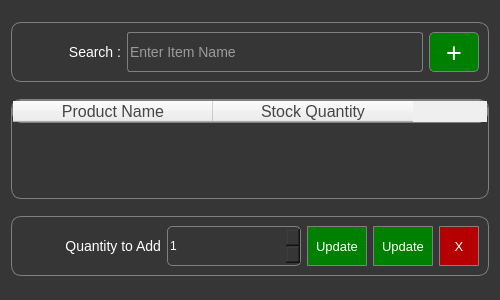
<?xml version="1.0" encoding="UTF-8"?>
<ui version="4.0">
 <class>UpdateDialog</class>
 <widget class="QDialog" name="UpdateDialog">
  <property name="geometry">
   <rect>
    <x>0</x>
    <y>0</y>
    <width>500</width>
    <height>300</height>
   </rect>
  </property>
  <property name="sizePolicy">
   <sizepolicy hsizetype="Preferred" vsizetype="Fixed">
    <horstretch>0</horstretch>
    <verstretch>0</verstretch>
   </sizepolicy>
  </property>
  <property name="minimumSize">
   <size>
    <width>500</width>
    <height>300</height>
   </size>
  </property>
  <property name="maximumSize">
   <size>
    <width>500</width>
    <height>300</height>
   </size>
  </property>
  <property name="windowTitle">
   <string>Delete Item</string>
  </property>
  <property name="styleSheet">
   <string notr="true">QDialog, QLabel, QPushButton, QTableWidget{
background-color:rgb(54,54,54);
color:white;
font:12px;
}
QFrame{
border:1px solid grey;
border-radius:10px;
}
</string>
  </property>
  <layout class="QVBoxLayout" name="verticalLayout">
   <item>
    <widget class="QFrame" name="frame">
     <property name="sizePolicy">
      <sizepolicy hsizetype="Preferred" vsizetype="Fixed">
       <horstretch>0</horstretch>
       <verstretch>0</verstretch>
      </sizepolicy>
     </property>
     <property name="styleSheet">
      <string notr="true">QLineEdit, QLabel{
background-color:rgb(54,54,54);
font:14px;
color:white;
}
QLineEdit#searchLineEdit{
border-radius:3px;
border:1px solid grey;
}
QPushButton#addBtn{
background-color:green;
border:1px solid grey;
color:white;
font:27px;
border-radius:5px;
}
QPushButton#addBtn:hover{
border:2px solid white;
}
QPushButton#addBtn:pressed{
border:3px solid orange;
}</string>
     </property>
     <property name="frameShape">
      <enum>QFrame::StyledPanel</enum>
     </property>
     <property name="frameShadow">
      <enum>QFrame::Raised</enum>
     </property>
     <layout class="QHBoxLayout" name="horizontalLayout">
      <item>
       <widget class="QLabel" name="label1">
        <property name="minimumSize">
         <size>
          <width>100</width>
          <height>40</height>
         </size>
        </property>
        <property name="maximumSize">
         <size>
          <width>100</width>
          <height>16777215</height>
         </size>
        </property>
        <property name="styleSheet">
         <string notr="true">border:none;</string>
        </property>
        <property name="text">
         <string>Search :</string>
        </property>
        <property name="alignment">
         <set>Qt::AlignRight|Qt::AlignTrailing|Qt::AlignVCenter</set>
        </property>
       </widget>
      </item>
      <item>
       <widget class="QLineEdit" name="searchLineEdit">
        <property name="minimumSize">
         <size>
          <width>0</width>
          <height>40</height>
         </size>
        </property>
        <property name="maxLength">
         <number>100</number>
        </property>
        <property name="placeholderText">
         <string>Enter Item Name</string>
        </property>
        <property name="clearButtonEnabled">
         <bool>true</bool>
        </property>
       </widget>
      </item>
      <item>
       <widget class="QPushButton" name="addBtn">
        <property name="minimumSize">
         <size>
          <width>50</width>
          <height>40</height>
         </size>
        </property>
        <property name="maximumSize">
         <size>
          <width>60</width>
          <height>16777215</height>
         </size>
        </property>
        <property name="toolTip">
         <string>Add to table</string>
        </property>
        <property name="styleSheet">
         <string notr="true"/>
        </property>
        <property name="text">
         <string>+</string>
        </property>
       </widget>
      </item>
     </layout>
    </widget>
   </item>
   <item>
    <widget class="QTableWidget" name="tableWidget">
     <property name="maximumSize">
      <size>
       <width>16777215</width>
       <height>100</height>
      </size>
     </property>
     <property name="editTriggers">
      <set>QAbstractItemView::NoEditTriggers</set>
     </property>
     <property name="alternatingRowColors">
      <bool>false</bool>
     </property>
     <property name="rowCount">
      <number>0</number>
     </property>
     <attribute name="horizontalHeaderDefaultSectionSize">
      <number>200</number>
     </attribute>
     <attribute name="verticalHeaderVisible">
      <bool>false</bool>
     </attribute>
     <attribute name="verticalHeaderDefaultSectionSize">
      <number>40</number>
     </attribute>
     <attribute name="verticalHeaderMinimumSectionSize">
      <number>30</number>
     </attribute>
     <column>
      <property name="text">
       <string>Product Name</string>
      </property>
      <property name="font">
       <font>
        <pointsize>12</pointsize>
       </font>
      </property>
      <property name="background">
       <color>
        <red>240</red>
        <green>240</green>
        <blue>240</blue>
       </color>
      </property>
      <property name="foreground">
       <brush brushstyle="SolidPattern">
        <color alpha="255">
         <red>70</red>
         <green>70</green>
         <blue>70</blue>
        </color>
       </brush>
      </property>
     </column>
     <column>
      <property name="text">
       <string>Stock Quantity</string>
      </property>
      <property name="font">
       <font>
        <pointsize>12</pointsize>
       </font>
      </property>
      <property name="background">
       <color>
        <red>240</red>
        <green>240</green>
        <blue>240</blue>
       </color>
      </property>
      <property name="foreground">
       <brush brushstyle="SolidPattern">
        <color alpha="255">
         <red>70</red>
         <green>70</green>
         <blue>70</blue>
        </color>
       </brush>
      </property>
     </column>
    </widget>
   </item>
   <item>
    <widget class="QFrame" name="frame_2">
     <property name="sizePolicy">
      <sizepolicy hsizetype="Preferred" vsizetype="Fixed">
       <horstretch>0</horstretch>
       <verstretch>0</verstretch>
      </sizepolicy>
     </property>
     <property name="styleSheet">
      <string notr="true">QLineEdit, QLabel{
background-color:rgb(54,54,54);
font:14px;
color:white;
}
QLineEdit#searchLineEdit{
border-radius:3px;
border:1px solid grey;
}
QPushButton{
background-color:green;
border:1px solid grey;
color:white;
font:13px;
border-radius:1px;
}
QPushButton#clearBtn{
background-color: rgb(180, 0, 0);
	font: 75 24pt &quot;MS Shell Dlg 2&quot;;
}
QPushButton:hover{
border:2px solid white;
}
QPushButton:pressed{
border:3px solid orange;
}</string>
     </property>
     <property name="frameShape">
      <enum>QFrame::StyledPanel</enum>
     </property>
     <property name="frameShadow">
      <enum>QFrame::Raised</enum>
     </property>
     <layout class="QHBoxLayout" name="horizontalLayout_2">
      <item>
       <widget class="QLabel" name="label">
        <property name="minimumSize">
         <size>
          <width>140</width>
          <height>40</height>
         </size>
        </property>
        <property name="maximumSize">
         <size>
          <width>100</width>
          <height>16777215</height>
         </size>
        </property>
        <property name="styleSheet">
         <string notr="true">border:none;</string>
        </property>
        <property name="text">
         <string>Quantity to Add</string>
        </property>
        <property name="alignment">
         <set>Qt::AlignRight|Qt::AlignTrailing|Qt::AlignVCenter</set>
        </property>
       </widget>
      </item>
      <item>
       <widget class="QSpinBox" name="spinBox">
        <property name="minimumSize">
         <size>
          <width>0</width>
          <height>40</height>
         </size>
        </property>
        <property name="styleSheet">
         <string notr="true">background-color:rgb(54,54,54);
font:12px;
color:white;
border-radius:5px;
border:1px solid grey;</string>
        </property>
        <property name="minimum">
         <number>1</number>
        </property>
        <property name="maximum">
         <number>10000</number>
        </property>
       </widget>
      </item>
      <item>
       <widget class="QPushButton" name="updateStockTearBtn">
        <property name="minimumSize">
         <size>
          <width>50</width>
          <height>40</height>
         </size>
        </property>
        <property name="maximumSize">
         <size>
          <width>60</width>
          <height>16777215</height>
         </size>
        </property>
        <property name="toolTip">
         <string>Add to table</string>
        </property>
        <property name="styleSheet">
         <string notr="true"/>
        </property>
        <property name="text">
         <string>Update</string>
        </property>
       </widget>
      </item>
      <item>
       <widget class="QPushButton" name="updateStockAddBtn">
        <property name="minimumSize">
         <size>
          <width>50</width>
          <height>40</height>
         </size>
        </property>
        <property name="maximumSize">
         <size>
          <width>60</width>
          <height>16777215</height>
         </size>
        </property>
        <property name="toolTip">
         <string>Add to table</string>
        </property>
        <property name="styleSheet">
         <string notr="true"/>
        </property>
        <property name="text">
         <string>Update</string>
        </property>
       </widget>
      </item>
      <item>
       <widget class="QPushButton" name="clearBtn">
        <property name="minimumSize">
         <size>
          <width>0</width>
          <height>40</height>
         </size>
        </property>
        <property name="maximumSize">
         <size>
          <width>40</width>
          <height>16777215</height>
         </size>
        </property>
        <property name="toolTip">
         <string>Clear Input Fields</string>
        </property>
        <property name="text">
         <string>X</string>
        </property>
       </widget>
      </item>
     </layout>
    </widget>
   </item>
  </layout>
 </widget>
 <resources/>
 <connections/>
</ui>
